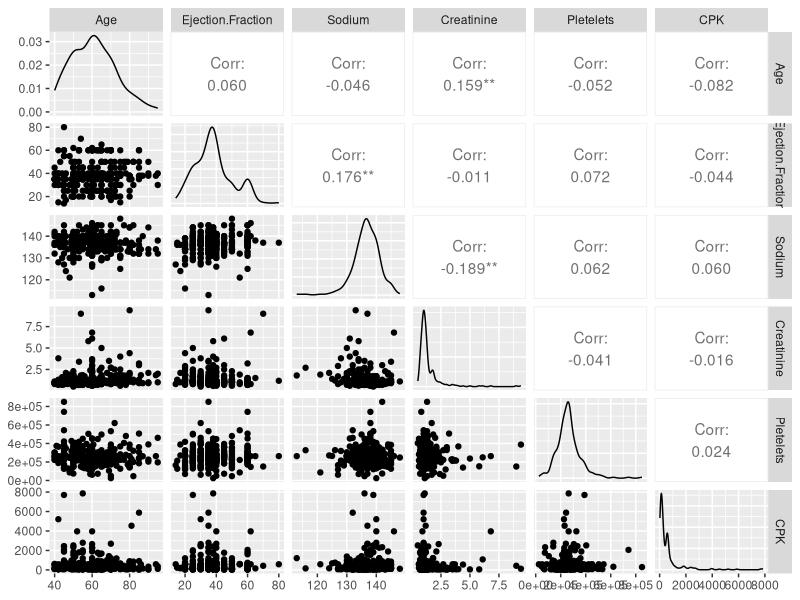
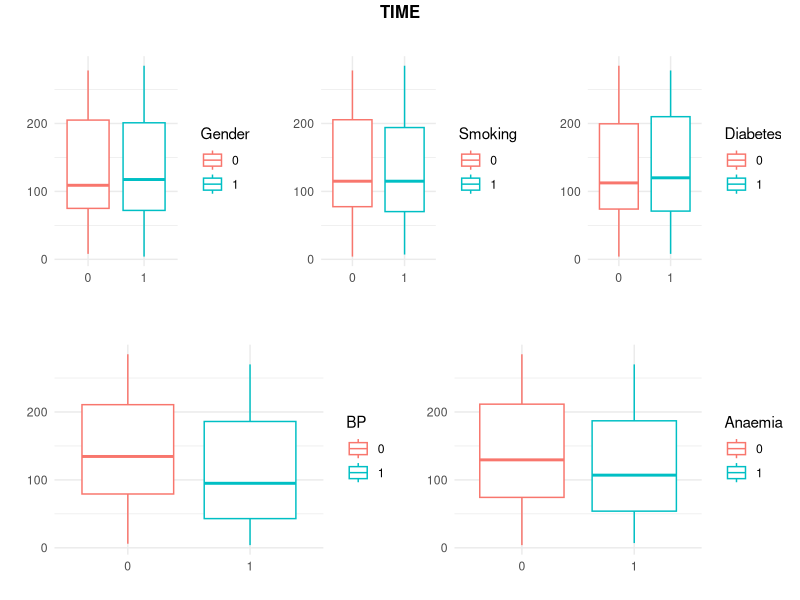
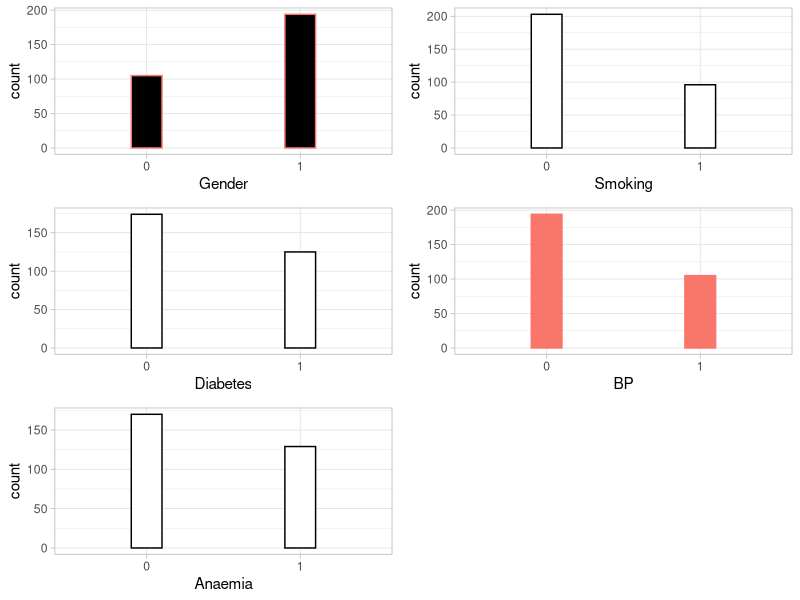
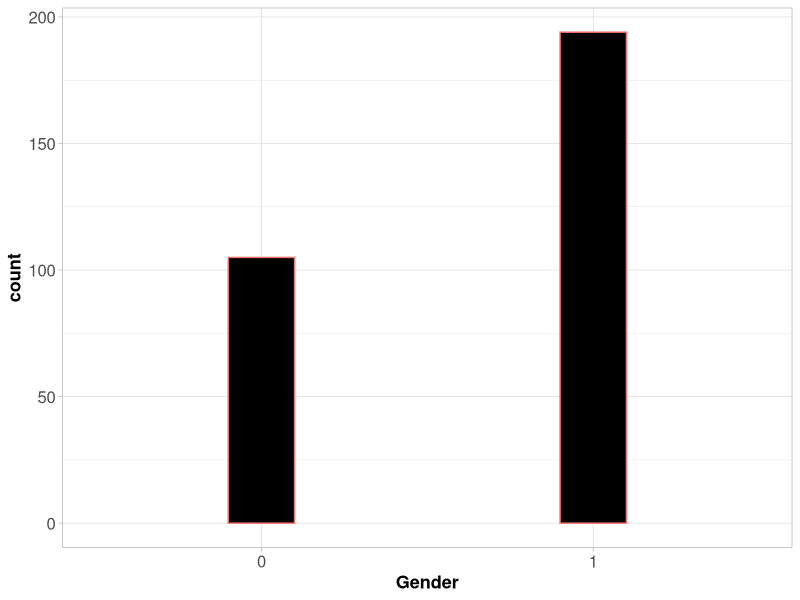
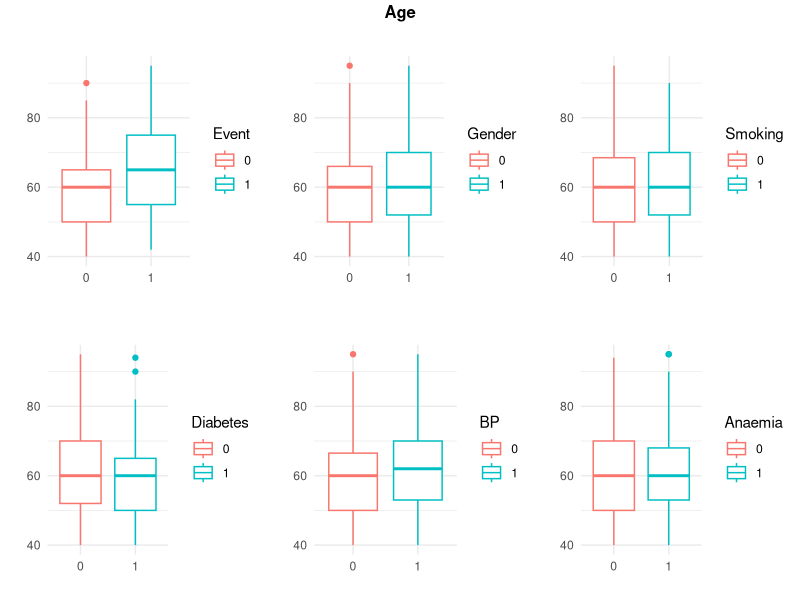
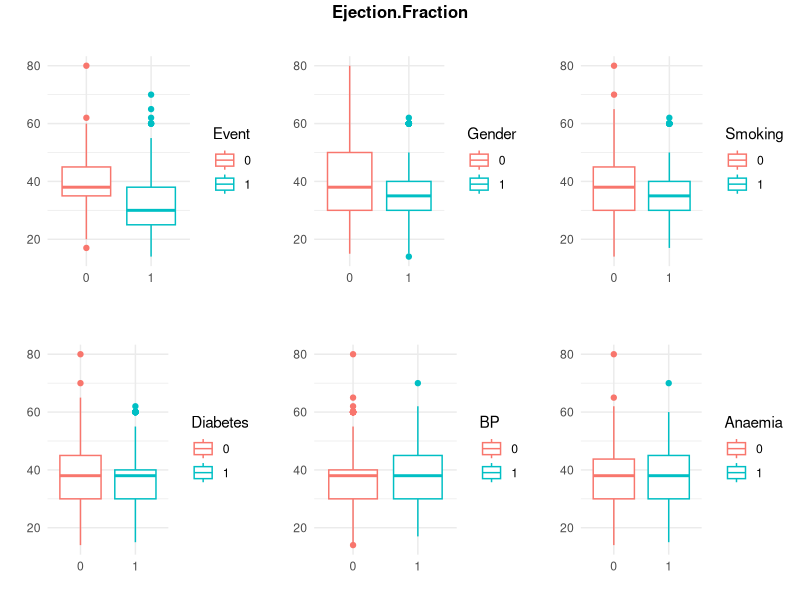
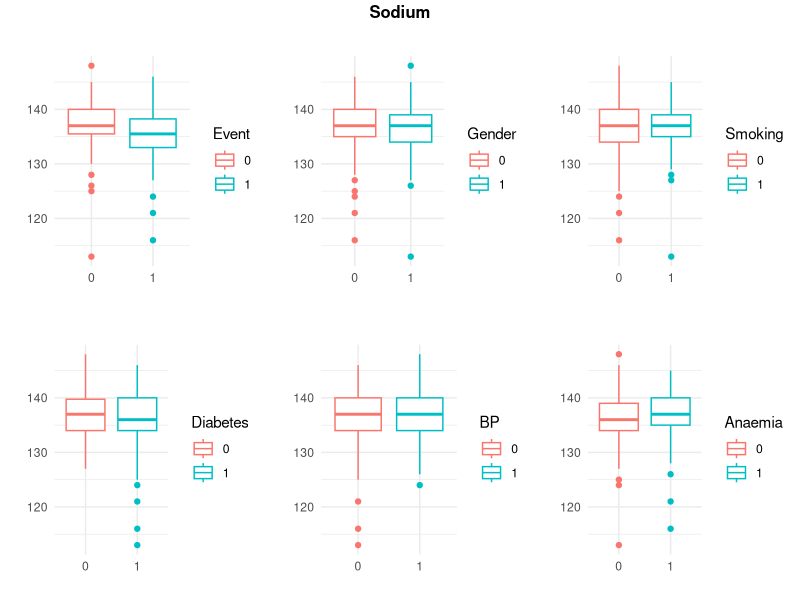
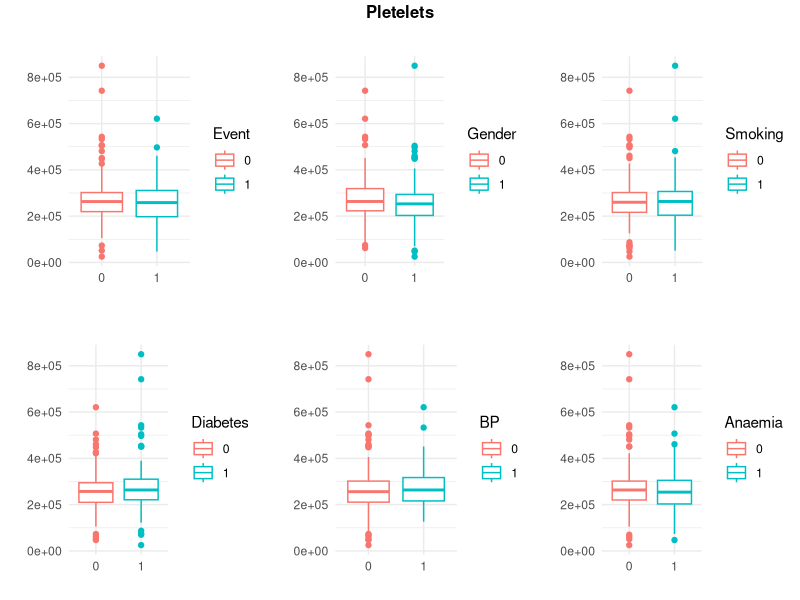

R code for these plots, in order: (Note: this script raises an error after producing the figures.)
## ---- chunk 1
knitr::opts_chunk$set(echo = TRUE)
## ---- chunk 2
library(tidyverse)
library(gridExtra)
library(GGally)
library(ggthemes) # Load
library(ggpubr)
setwd("~/Desktop/ML/MLHeartAttacks")
dat <- read.csv('Heart failure.csv', sep=";") #heart....
dat <- dat %>% as_tibble()
n <- nrow(dat)
## ---- chunk 3
dat
str(dat)
## ---- chunk 4
dat <- dat%>% mutate(Event=as.factor(dat$Event),
                     Gender=as.factor(Gender),
                     Smoking=as.factor(Smoking),
                     Diabetes=as.factor(Diabetes),
                     BP=as.factor(BP),
                     Anaemia=as.factor(Anaemia))
## ---- chunk 5
set.seed(1234)
train.idxs <- sample(1:n, floor(n*0.7))
tot <- dat
test <- tot[-train.idxs,]
train <- tot[train.idxs,]
## ---- chunk 6
g <- ggplot(dat, aes(y=TIME))

ggpairs(dat %>% select(Age, Ejection.Fraction, Sodium, 
                       Creatinine,Pletelets, CPK )) +
  scale_color_stata()

## ---- chunk 7
g <- ggplot(dat, aes(y=TIME))
g1 <- g + geom_boxplot(aes(x=as.factor(Event), color=as.factor(Event))) +
  labs(title="",x="Event", y = "TIME", color="Event")  +
  scale_fill_brewer(palette="Blues") +
  theme_minimal()

g2 <- g + geom_boxplot(aes(x=as_factor(Gender), color=as.factor(Gender))) +
  labs(title="",x="", y = "", color="Gender")  +
  scale_fill_brewer(palette="Blues") +
  theme_minimal()
g3 <- g + geom_boxplot(aes(x=as_factor(Smoking), color=as.factor(Smoking))) +
  labs(title="",x="", y = "", color="Smoking")  +
  scale_fill_brewer(palette="Blues") +
  theme_minimal()
g4 <- g + geom_boxplot(aes(x=as_factor(Diabetes), color=as.factor(Diabetes))) +
  labs(title="",x="", y = "", color="Diabetes")  +
  scale_fill_brewer(palette="Blues") +
  theme_minimal()
g5 <- g + geom_boxplot(aes(x=as_factor(BP), color=as.factor(BP))) +
  labs(title="",x="", y = "", color="BP")  +
  scale_fill_brewer(palette="Blues") +
  theme_minimal()
g6 <- g + geom_boxplot(aes(x=as_factor(Anaemia), color=as.factor(Anaemia))) +
  labs(title="",x="", y = "", color="Anaemia")  +
  scale_fill_brewer(palette="Blues") +
  theme_minimal()

ggarrange(ggarrange(g2,g3,g4, ncol=3, nrow=1),ggarrange(g5,g6),
          ncol = 1, nrow = 2, 
          align="h") %>% annotate_figure(top=text_grob("TIME",face="bold"))
## ---- chunk 8
g <- ggplot(dat) 

g1 <- g + geom_histogram(aes(Gender), stat="count",
                             width=0.2, color="#F8766D", fill=1) +
  theme_light()
g2 <- g  + geom_histogram(aes(Smoking), stat="count",
                       width=0.2, color=1, fill="white") +
  theme_light()
g3 <- g  + geom_histogram(aes(Diabetes), stat="count",
                       width=0.2, color=1, fill="white") +
  theme_light()
g4 <- g  + geom_histogram(aes(BP), stat="count",
                       width=0.2, color="#F8766D", fill="#F8766A") +
  theme_light()
g5 <- g  + geom_histogram(aes(Anaemia), stat="count",
                      width=0.2, color=1, fill="white") +
  theme_light()
ggarrange(g1,g2,g3,g4,g5, ncol = 2, nrow = 3) 
## ---- chunk 9
g1 + theme(axis.text=element_text(size=12),
        axis.title=element_text(size=13,face="bold"),
        legend.title =element_text(size=13,face="bold") ,
        legend.text =element_text(size=12,face="bold") )
## ---- chunk 10
g <- ggplot(dat, aes(y=Age))
g1 <- g + geom_boxplot(aes(x=as.factor(Event), color=as.factor(Event))) +
  labs(title="",x="", y = "", color="Event")  +
  scale_fill_brewer(palette="Blues") +
  theme_minimal()

g2 <- g + geom_boxplot(aes(x=as_factor(Gender), color=as.factor(Gender))) +
  labs(title="",x="", y = "", color="Gender")  +
  scale_fill_brewer(palette="Blues") +
  theme_minimal()
g3 <- g + geom_boxplot(aes(x=as_factor(Smoking), color=as.factor(Smoking))) +
  labs(title="",x="", y = "", color="Smoking")  +
  scale_fill_brewer(palette="Blues") +
  theme_minimal()
g4 <- g + geom_boxplot(aes(x=as_factor(Diabetes), color=as.factor(Diabetes))) +
  labs(title="",x="", y = "", color="Diabetes")  +
  scale_fill_brewer(palette="Blues") +
  theme_minimal()
g5 <- g + geom_boxplot(aes(x=as_factor(BP), color=as.factor(BP))) +
  labs(title="",x="", y = "", color="BP")  +
  scale_fill_brewer(palette="Blues") +
  theme_minimal()
g6 <- g + geom_boxplot(aes(x=as_factor(Anaemia), color=as.factor(Anaemia))) +
  labs(title="",x="", y = "", color="Anaemia")  +
  scale_fill_brewer(palette="Blues") +
  theme_minimal()
ggarrange(g1,g2,g3,g4,g5,g6,
          ncol = 3, nrow = 2) %>% annotate_figure(top=text_grob("Age",
                                                                face="bold"))
## ---- chunk 11
g <- ggplot(dat, aes(y=Ejection.Fraction))
g1 <- g + geom_boxplot(aes(x=as.factor(Event), color=as.factor(Event))) +
  labs(title="",x="", y = "", color="Event")  +
  scale_fill_brewer(palette="Blues") +
  theme_minimal()

g2 <- g + geom_boxplot(aes(x=as_factor(Gender), color=as.factor(Gender))) +
  labs(title="",x="", y = "", color="Gender")  +
  scale_fill_brewer(palette="Blues") +
  theme_minimal()
g3 <- g + geom_boxplot(aes(x=as_factor(Smoking), color=as.factor(Smoking))) +
  labs(title="",x="", y = "", color="Smoking")  +
  scale_fill_brewer(palette="Blues") +
  theme_minimal()
g4 <- g + geom_boxplot(aes(x=as_factor(Diabetes), color=as.factor(Diabetes))) +
  labs(title="",x="", y = "", color="Diabetes")  +
  scale_fill_brewer(palette="Blues") +
  theme_minimal()
g5 <- g + geom_boxplot(aes(x=as_factor(BP), color=as.factor(BP))) +
  labs(title="",x="", y = "", color="BP")  +
  scale_fill_brewer(palette="Blues") +
  theme_minimal()
g6 <- g + geom_boxplot(aes(x=as_factor(Anaemia), color=as.factor(Anaemia))) +
  labs(title="",x="", y = "", color="Anaemia")  +
  scale_fill_brewer(palette="Blues") +
  theme_minimal()
ggarrange(g1,g2,g3,g4,g5,g6,
          ncol = 3, nrow = 2) %>% annotate_figure(top=text_grob("Ejection.Fraction",
                                                                face="bold"))
## ---- chunk 12
g <- ggplot(dat, aes(y=Sodium))
g1 <- g + geom_boxplot(aes(x=as.factor(Event), color=as.factor(Event))) +
  labs(title="",x="", y = "", color="Event")  +
  scale_fill_brewer(palette="Blues") +
  theme_minimal()

g2 <- g + geom_boxplot(aes(x=as_factor(Gender), color=as.factor(Gender))) +
  labs(title="",x="", y = "", color="Gender")  +
  scale_fill_brewer(palette="Blues") +
  theme_minimal()
g3 <- g + geom_boxplot(aes(x=as_factor(Smoking), color=as.factor(Smoking))) +
  labs(title="",x="", y = "", color="Smoking")  +
  scale_fill_brewer(palette="Blues") +
  theme_minimal()
g4 <- g + geom_boxplot(aes(x=as_factor(Diabetes), color=as.factor(Diabetes))) +
  labs(title="",x="", y = "", color="Diabetes")  +
  scale_fill_brewer(palette="Blues") +
  theme_minimal()
g5 <- g + geom_boxplot(aes(x=as_factor(BP), color=as.factor(BP))) +
  labs(title="",x="", y = "", color="BP")  +
  scale_fill_brewer(palette="Blues") +
  theme_minimal()
g6 <- g + geom_boxplot(aes(x=as_factor(Anaemia), color=as.factor(Anaemia))) +
  labs(title="",x="", y = "", color="Anaemia")  +
  scale_fill_brewer(palette="Blues") +
  theme_minimal()
ggarrange(g1,g2,g3,g4,g5,g6,
          ncol = 3, nrow = 2) %>% annotate_figure(top=text_grob("Sodium",
                                                                face="bold"))
## ---- chunk 13
g <- ggplot(dat, aes(y=Pletelets))
g1 <- g + geom_boxplot(aes(x=as.factor(Event), color=as.factor(Event))) +
  labs(title="",x="", y = "", color="Event")  +
  scale_fill_brewer(palette="Blues") +
  theme_minimal()

g2 <- g + geom_boxplot(aes(x=as_factor(Gender), color=as.factor(Gender))) +
  labs(title="",x="", y = "", color="Gender")  +
  scale_fill_brewer(palette="Blues") +
  theme_minimal()
g3 <- g + geom_boxplot(aes(x=as_factor(Smoking), color=as.factor(Smoking))) +
  labs(title="",x="", y = "", color="Smoking")  +
  scale_fill_brewer(palette="Blues") +
  theme_minimal()
g4 <- g + geom_boxplot(aes(x=as_factor(Diabetes), color=as.factor(Diabetes))) +
  labs(title="",x="", y = "", color="Diabetes")  +
  scale_fill_brewer(palette="Blues") +
  theme_minimal()
g5 <- g + geom_boxplot(aes(x=as_factor(BP), color=as.factor(BP))) +
  labs(title="",x="", y = "", color="BP")  +
  scale_fill_brewer(palette="Blues") +
  theme_minimal()
g6 <- g + geom_boxplot(aes(x=as_factor(Anaemia), color=as.factor(Anaemia))) +
  labs(title="",x="", y = "", color="Anaemia")  +
  scale_fill_brewer(palette="Blues") +
  theme_minimal()
ggarrange(g1,g2,g3,g4,g5,g6,
          ncol = 3, nrow = 2) %>% annotate_figure(top=text_grob("Pletelets",
                                                                face="bold"))
## ---- chunk 14

ggplot(dat) + stat_density(aes(Creatinine), col="#F8766D", adjust = 2,
                           alpha=0.8) +
  theme_minimal() + labs(y="Density") +
  theme(axis.text=element_text(size=12),
        axis.title=element_text(size=13,face="bold"),
        legend.title =element_text(size=13,face="bold") ,
        legend.text =element_text(size=12,face="bold"))

## ---- chunk 15
g <- ggplot(dat %>% filter(Creatinine<5), aes(y=Creatinine))
g1 <- g + geom_boxplot(aes(x=as.factor(Event), color=as.factor(Event))) +
  labs(title="",x="", y = "", color="Event")  +
  scale_fill_brewer(palette="Blues") +
  theme_minimal()

g2 <- g + geom_boxplot(aes(x=as_factor(Gender), color=as.factor(Gender))) +
  labs(title="",x="", y = "", color="Gender")  +
  scale_fill_brewer(palette="Blues") +
  theme_minimal()
g3 <- g + geom_boxplot(aes(x=as_factor(Smoking), color=as.factor(Smoking))) +
  labs(title="",x="", y = "", color="Smoking")  +
  scale_fill_brewer(palette="Blues") +
  theme_minimal()
g4 <- g + geom_boxplot(aes(x=as_factor(Diabetes), color=as.factor(Diabetes))) +
  labs(title="",x="", y = "", color="Diabetes")  +
  scale_fill_brewer(palette="Blues") +
  theme_minimal()
g5 <- g + geom_boxplot(aes(x=as_factor(BP), color=as.factor(BP))) +
  labs(title="",x="", y = "", color="BP")  +
  scale_fill_brewer(palette="Blues") +
  theme_minimal()
g6 <- g + geom_boxplot(aes(x=as_factor(Anaemia), color=as.factor(Anaemia))) +
  labs(title="",x="", y = "", color="Anaemia")  +
  scale_fill_brewer(palette="Blues") +
  theme_minimal()
ggarrange(g1,g2,g3,g4,g5,g6,
          ncol = 3, nrow = 2) %>% annotate_figure(top=text_grob("Creatinine",
                                                                face="bold"))
## ---- chunk 16

ggplot(dat) + stat_density(aes(CPK), col="#F8766D", adjust = 2,
                           alpha=0.8) +
  theme_minimal() + labs(y="Density") +
  theme(axis.text=element_text(size=12),
        axis.title=element_text(size=13,face="bold"),
        legend.title =element_text(size=13,face="bold") ,
        legend.text =element_text(size=12,face="bold"))

## ---- chunk 17
g <- ggplot(dat %>% filter(CPK<4000), aes(y=CPK))
g1 <- g + geom_boxplot(aes(x=as.factor(Event), color=as.factor(Event))) +
  labs(title="",x="", y = "", color="Event")  +
  scale_fill_brewer(palette="Blues") +
  theme_minimal()

g2 <- g + geom_boxplot(aes(x=as_factor(Gender), color=as.factor(Gender))) +
  labs(title="",x="", y = "", color="Gender")  +
  scale_fill_brewer(palette="Blues") +
  theme_minimal()
g3 <- g + geom_boxplot(aes(x=as_factor(Smoking), color=as.factor(Smoking))) +
  labs(title="",x="", y = "", color="Smoking")  +
  scale_fill_brewer(palette="Blues") +
  theme_minimal()
g4 <- g + geom_boxplot(aes(x=as_factor(Diabetes), color=as.factor(Diabetes))) +
  labs(title="",x="", y = "", color="Diabetes")  +
  scale_fill_brewer(palette="Blues") +
  theme_minimal()
g5 <- g + geom_boxplot(aes(x=as_factor(BP), color=as.factor(BP))) +
  labs(title="",x="", y = "", color="BP")  +
  scale_fill_brewer(palette="Blues") +
  theme_minimal()
g6 <- g + geom_boxplot(aes(x=as_factor(Anaemia), color=as.factor(Anaemia))) +
  labs(title="",x="", y = "", color="Anaemia")  +
  scale_fill_brewer(palette="Blues") +
  theme_minimal()
ggarrange(g1,g2,g3,g4,g5,g6,
          ncol = 3, nrow = 2) %>% annotate_figure(top=text_grob("CPK",
                                                                face="bold"))
## ---- chunk 18
col <- scale_color_gradient(high=1, low = 0, 
                            n.breaks=4,
                            breaks = waiver())

g <- ggplot(dat, aes(col=Event))
g1 <- g + geom_point(aes(x=Sodium, y=Age),lwd=1) 
g2 <- g + geom_point(aes(x=Sodium,  y=Creatinine),lwd=1) 
g3 <- g + geom_point(aes(x=Sodium, y=CPK),lwd=1) 
g4 <- g + geom_point(aes(x=Sodium, y=Pletelets),lwd=1) 
g5 <- g + geom_point(aes(x=Sodium, y=Ejection.Fraction),lwd=1) 
g6 <- g + geom_point(aes(x=CPK, y=Age),lwd=1) 
g7 <- g + geom_point(aes(x=CPK, y=Creatinine),lwd=1) 
g8 <- g + geom_point(aes(x=CPK, y=Pletelets),lwd=1) 
g9 <- g + geom_point(aes(x=CPK, y=Ejection.Fraction),lwd=1) 
g10 <- g + geom_point(aes(x=Pletelets, y=Creatinine),lwd=1) 
g11 <- g + geom_point(aes(x=Pletelets, y=Age),lwd=1) 
g12 <- g + geom_point(aes(x=Pletelets, y=Ejection.Fraction),lwd=1) 
g13 <- g + geom_point(aes(x=Age, y=CPK), lwd=1)
g14 <- g + geom_point(aes(x=Age, y=Ejection.Fraction), lwd=1)
g15 <- g + geom_point(aes(x=CPK, y=Ejection.Fraction), lwd=1)

ggarrange(g1,g2,g3,g4,g5,g6,g7,g8,g9,g10,g11,g12,g13,g14,g15,
          ncol = 3, nrow = 5) %>% 
  annotate_figure(top=text_grob("Distribution of events over pairs of var",
                                face="bold"))

## ---- chunk 19
eventYN <- as.factor(dat$Event) 
levels(eventYN)<- c("Yes", "No")
pGender <- prop.table(table(Event=eventYN, Gender = dat$Gender),2)
pSmoke <- prop.table(table(Event=eventYN, smoking=dat$Smoking),2)
pDiab <- prop.table(table(Event=eventYN, Diabetes=dat$Diabetes),2)
pBP <- prop.table(table(Event=eventYN, BP=dat$BP),2)
pAnaemia <- prop.table(table(Event=eventYN, Anaemia=dat$Anaemia),2)

pGender
pSmoke
pDiab
pBP
pAnaemia
## ---- chunk 20
library(survival)
library(survminer)
s1 <- Surv(dat$TIME, dat$Event)
surv_m1 <- survfit(s1~dat$Gender, error="greenwood",
                   conf.type="log", se.fit=TRUE, conf.int=0.95,
                   data=dat)

par(mfrow=c(3,2))
g <- list()
Evento <- as.numeric(levels(as.factor(dat$Event)))[as.factor(dat$Event)]
dat$Evento=Evento
g[[1]] <- ggsurvplot(survfit(Surv(TIME, (Evento),)~Gender, data=dat),
                 conf.int=T, pval.method=T, log.rank.weights="1")
g[[2]] <- ggsurvplot(survfit(Surv(TIME, (Evento))~Smoking, data=dat),
                 conf.int=T, pval.method=T, log.rank.weights="1")
g[[3]] <- ggsurvplot(survfit(Surv(TIME, (Evento))~Diabetes, data=dat),
                 conf.int=T, pval.method=T, log.rank.weights="1")
g[[4]] <- ggsurvplot(survfit(Surv(TIME, (Evento))~BP, data=dat),
                 conf.int=T, pval.method=T, log.rank.weights="1")
g[[5]] <- ggsurvplot(survfit(Surv(TIME, (Evento))~Anaemia, data=dat),
                 conf.int=T, pval.method=T, log.rank.weights="1")
# g1
# g2
# g3
# g4
# g5
arrange_ggsurvplots(g, print = TRUE,
  ncol = 2, nrow = 3, risk.table.height = 0.4)
# ggarrange(g1,g2,g3,g4,g5,
#           ncol = 2, nrow = 3) %>% 
#   annotate_figure(top=text_grob("Distribution of events over pairs of var",
#                                 face="bold"))
## ---- chunk 21
ss <- survdiff(Surv(TIME, Evento)~Gender+Smoking+Diabetes+BP+Anaemia, data=dat, rho=0)
# ggsurvplot(surv_fit(Surv(TIME, Evento)~Gender+Smoking+Diabetes+BP+Anaemia, data=dat))
df <- nrow(ss$var)-1

## ---- chunk 22
m1 <- glm(Event ~ CPK + Creatinine, dat=dat, family=binomial, )
summary(m1)
m2 <- glm(Event ~ CPK + I(CPK^2) + I(CPK^3) , dat=dat, family=binomial)
summary(m2)

r1 <- as.matrix(round(summary(m1)$coef[2:3,4],2))
colnames(r1) <- "Pval"
r2 <- as.matrix(round(summary(m2)$coef[2:4,4],2))
colnames(r2) <- "Pval"
